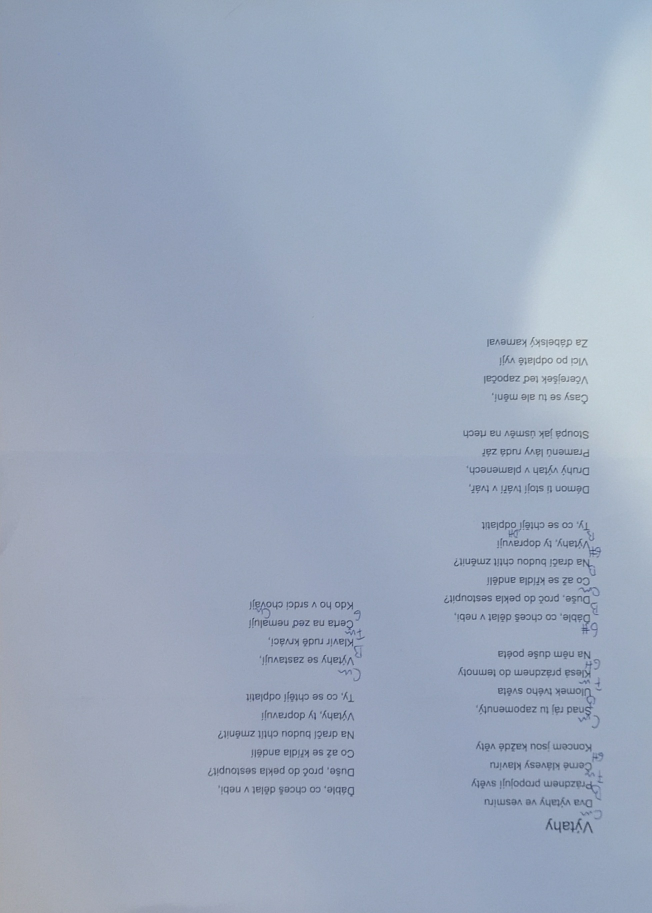
#> input picture parser/paper_transform/document_orient/tests/test_data/test_orient_00.jpg, 1304 x 1826 px (shown at 1/2 size)
$ python -i orient_by_text.py   (imports and definitions only)
#> lines starting #> are read from the running program, lines starting #| are printed output that depends on the picture
"""
Text-based orientation detection for documents
"""

import cv2
import numpy as np
import re
from typing import Tuple, Optional, Literal


from typing import Optional, Tuple
import numpy as np

def orient_by_text(image: np.ndarray, debug: bool = False) -> Optional[Tuple[np.ndarray, int, float]]:
    """
    Try rotations (0/90/180/270) and pick the one with the best OCR-based score,
    but using image_to_string (faster).
    Returns (best_img, best_angle_degrees, best_score). None if no text found anywhere.
    """
    import pytesseract
    import cv2

    PSM = 11
    MAX_SIDE = 900

    # Optional speed: disable dictionaries (often faster for this "orientation" heuristic)
    EXTRA_CFG = "-c load_system_dawg=0 -c load_freq_dawg=0"
    CONFIG = f"--oem 3 --psm {PSM} {EXTRA_CFG}"
    # If you want language: add e.g.  LANG = "ces" and CONFIG = f"... -l {LANG} ..."
    # (but language can slow it a bit)

    def downscale(img: np.ndarray) -> np.ndarray:
        h, w = img.shape[:2]
        scale = min(1.0, MAX_SIDE / max(h, w))
        if scale < 1.0:
            img = cv2.resize(img, (int(w * scale), int(h * scale)), interpolation=cv2.INTER_AREA)
        return img

    def score_for(img_bgr: np.ndarray) -> float:
        img_small = downscale(img_bgr)
        gray = cv2.cvtColor(img_small, cv2.COLOR_BGR2GRAY)

        # light normalization (cheap, helps sometimes)
        gray = cv2.normalize(gray, None, 0, 255, cv2.NORM_MINMAX)

        txt = pytesseract.image_to_string(gray, config=CONFIG)
        txt = (txt or "").strip()

        if not txt:
            return float("-inf")

        # score = how "text-like" the output is
        letters = sum(ch.isalpha() for ch in txt)
        digits = sum(ch.isdigit() for ch in txt)
        spaces = sum(ch.isspace() for ch in txt)
        total = len(txt)

        # penalize garbage symbols a bit
        symbols = total - letters - digits - spaces
        return (letters + 0.3 * digits) - 0.7 * symbols

    rotations = [
        (0, image),
        (90, cv2.rotate(image, cv2.ROTATE_90_CLOCKWISE)),
        (180, cv2.rotate(image, cv2.ROTATE_180)),
        (270, cv2.rotate(image, cv2.ROTATE_90_COUNTERCLOCKWISE)),
    ]

    best_angle = None
    best_score = float("-inf")
    best_img = None

    for angle, img_rot in rotations:
        score = score_for(img_rot)
        if debug:
            print(f"  Angle {angle}°: score = {score}")
        if score > best_score:
            best_score = score
            best_angle = angle
            best_img = img_rot

    if best_angle is None or best_score == float("-inf"):
        return None

    return best_img, best_angle, best_score

>>> import cv2
>>> picture = cv2.imread('tests/test_data/test_orient_00.jpg')
#> picture is the input picture: shape (1826, 1304, 3); mean B, G, R 188.6, 168.7, 156.4
>>> result = orient_by_text(picture)
#> the loop in orient_by_text, `for angle, img_rot in rotations:` made 1 pass
#> angle on pass 1: 0
#> pass 1, in downscale, `img = cv2.resize(img, (int(w * scale), int(h * scale)), interpolation=..`:
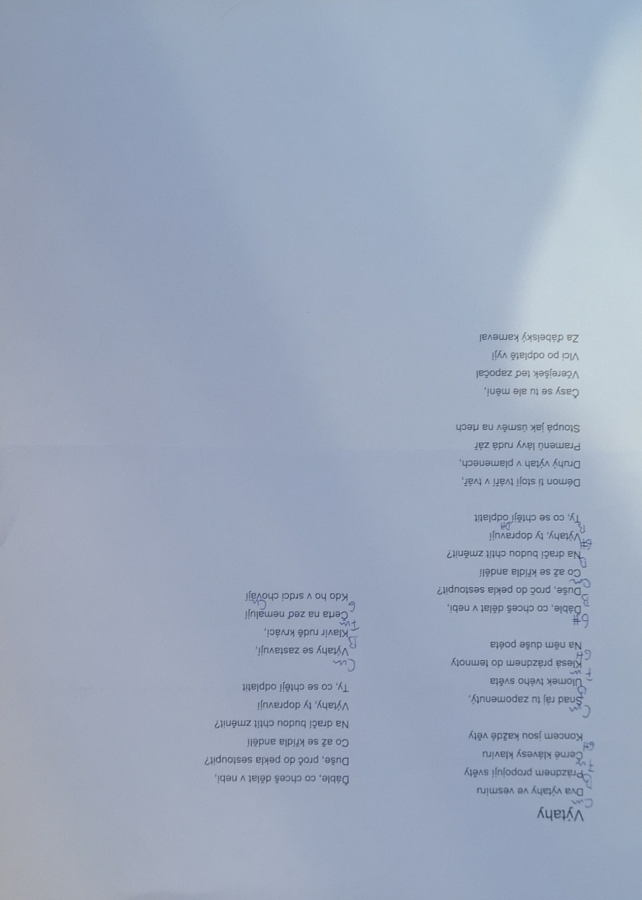
#> img: shape (900, 642, 3); mean of channels 0, 1, 2 188.6, 168.7, 156.4; drawn as B, G, R
#> pass 1, in score_for, `gray = cv2.cvtColor(img_small, cv2.COLOR_BGR2GRAY)`:
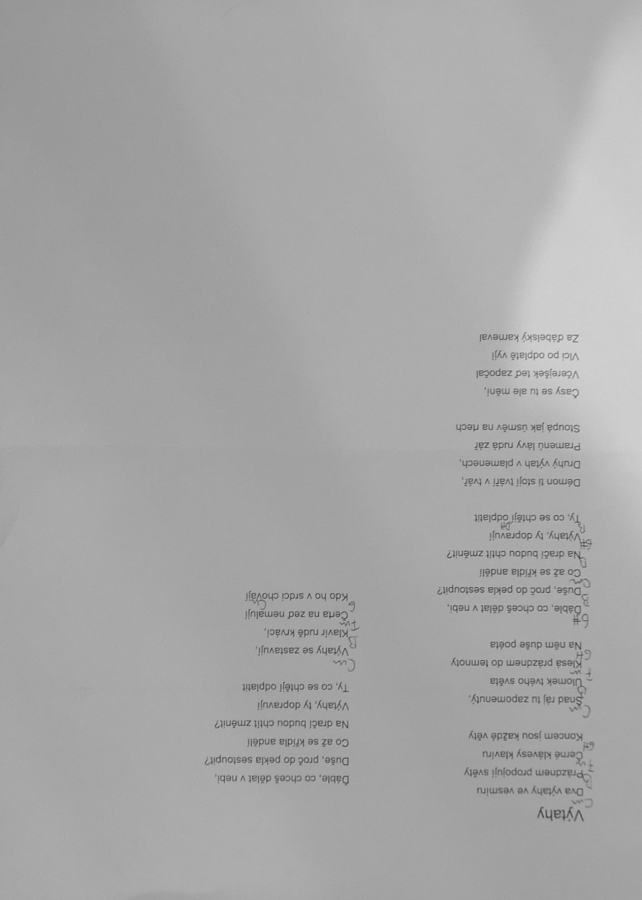
#> gray: shape (900, 642); min 66, max 215, mean 167.3
#> pass 1, in score_for, `gray = cv2.normalize(gray, None, 0, 255, cv2.NORM_MINMAX)`:
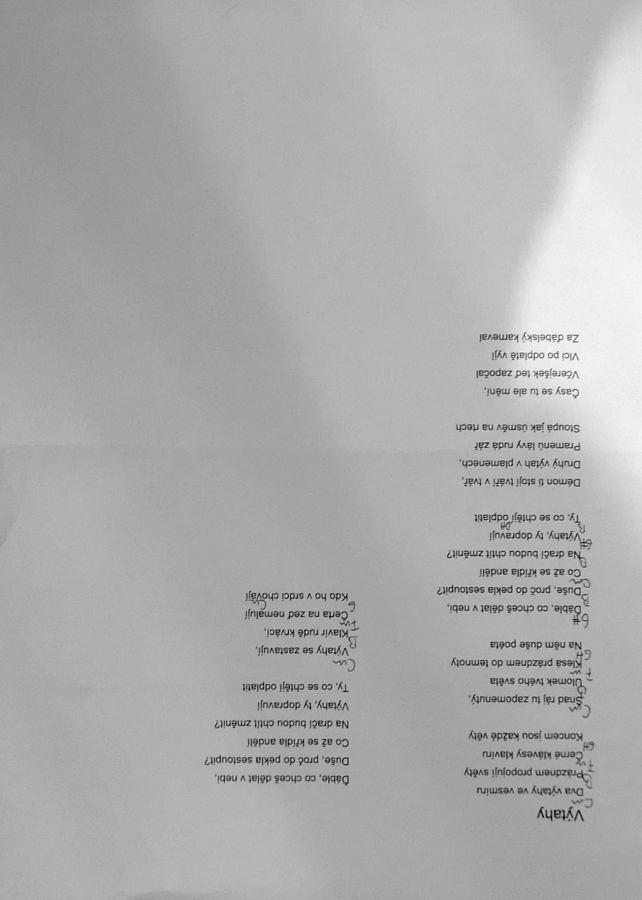
#> gray: shape (900, 642); min 0, max 255, mean 173.3
#> after the loop in orient_by_text, `for angle, img_rot in rotations:`: best_score = -inf
#> (the run stopped early here; a loop or call above may not have finished)

$ run again, on parser/paper_transform/document_orient/tests/test_data/test_orient_01.jpg
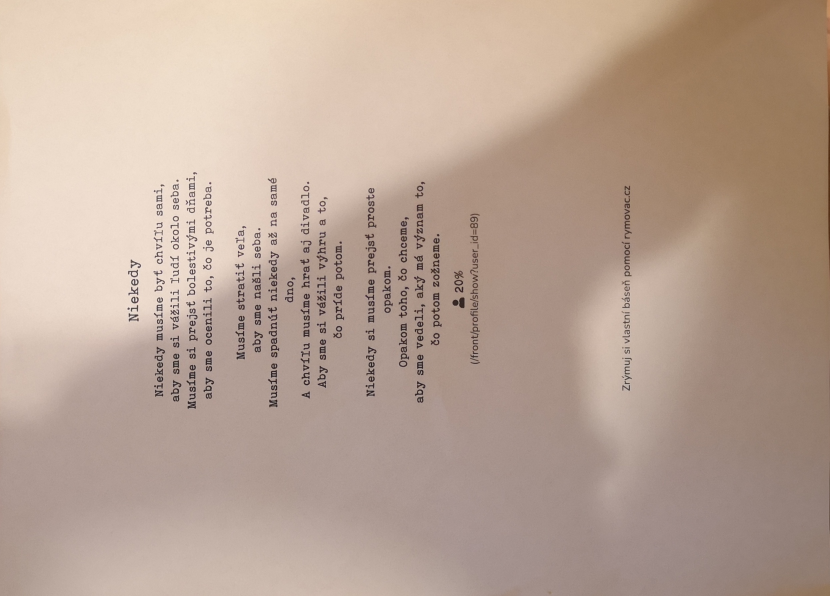
#> input picture parser/paper_transform/document_orient/tests/test_data/test_orient_01.jpg, 2489 x 1788 px (shown at 1/3 size)
#> picture is the input picture: shape (1788, 2489, 3); mean B, G, R 149.4, 163.7, 185.5
#> the loop in orient_by_text, `for angle, img_rot in rotations:` made 1 pass
#> angle on pass 1: 0
#> pass 1, in downscale, `img = cv2.resize(img, (int(w * scale), int(h * scale)), interpolation=..`:
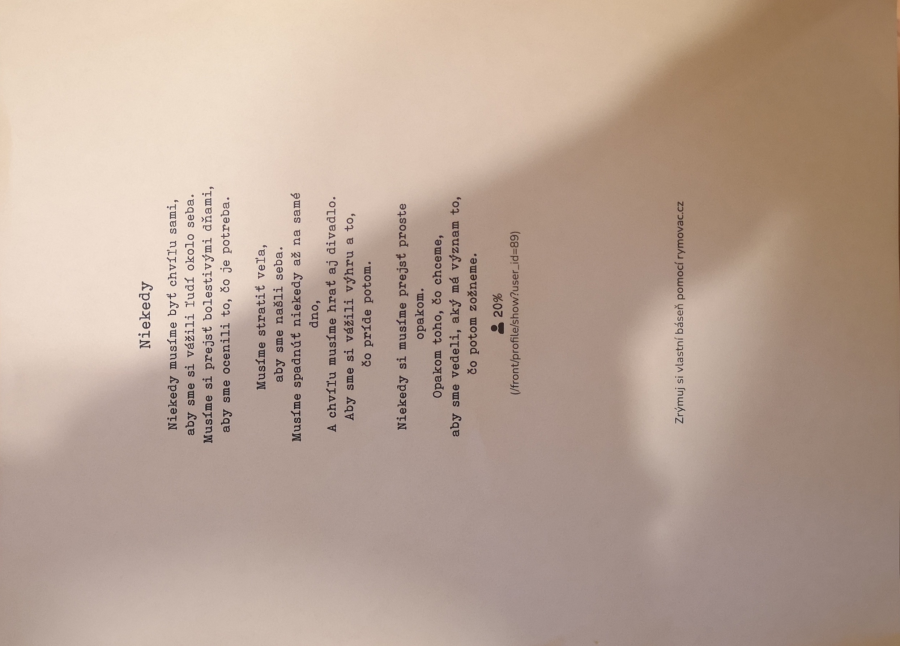
#> img: shape (646, 900, 3); mean of channels 0, 1, 2 149.4, 163.7, 185.5; drawn as B, G, R
#> pass 1, in score_for, `gray = cv2.cvtColor(img_small, cv2.COLOR_BGR2GRAY)`:
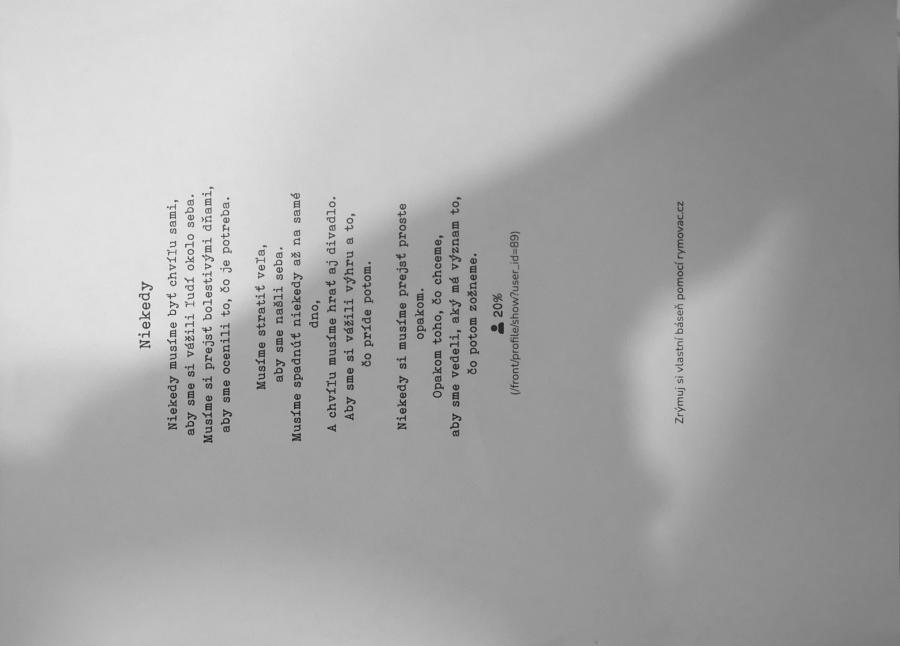
#> gray: shape (646, 900); min 32, max 233, mean 168.6
#> after the loop in orient_by_text, `for angle, img_rot in rotations:`: best_score = -inf

$ run again, on parser/paper_transform/document_orient/tests/test_data/test_orient_03.jpg
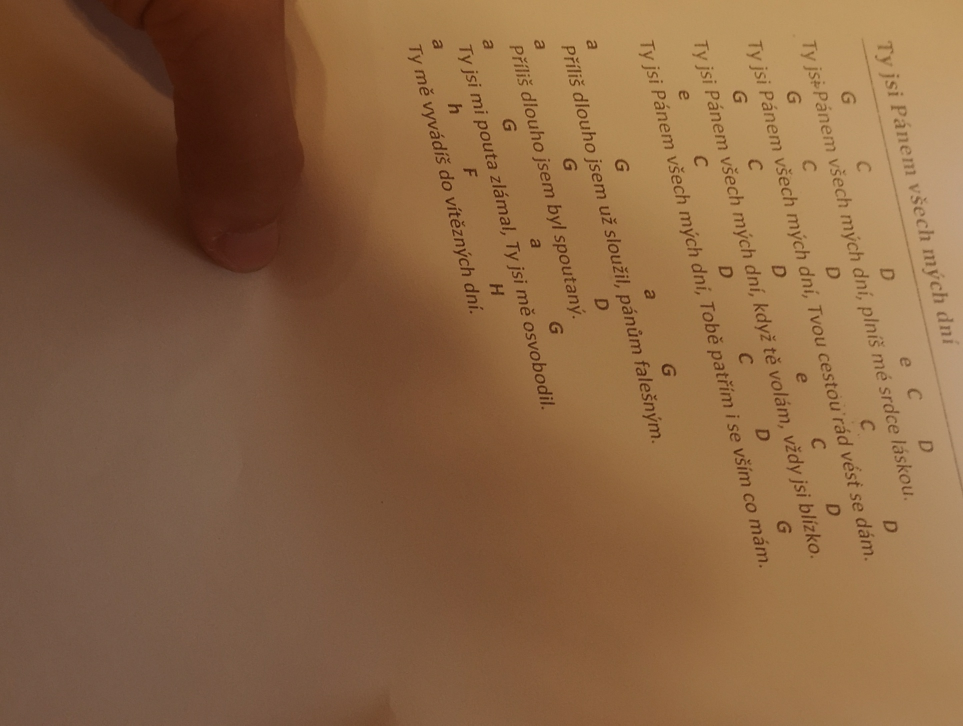
#> input picture parser/paper_transform/document_orient/tests/test_data/test_orient_03.jpg, 1926 x 1451 px (shown at 1/2 size)
#> picture is the input picture: shape (1451, 1926, 3); mean B, G, R 66.4, 99.7, 137.6
#> the loop in orient_by_text, `for angle, img_rot in rotations:` made 1 pass
#> angle on pass 1: 0
#> pass 1, in score_for, `gray = cv2.cvtColor(img_small, cv2.COLOR_BGR2GRAY)`:
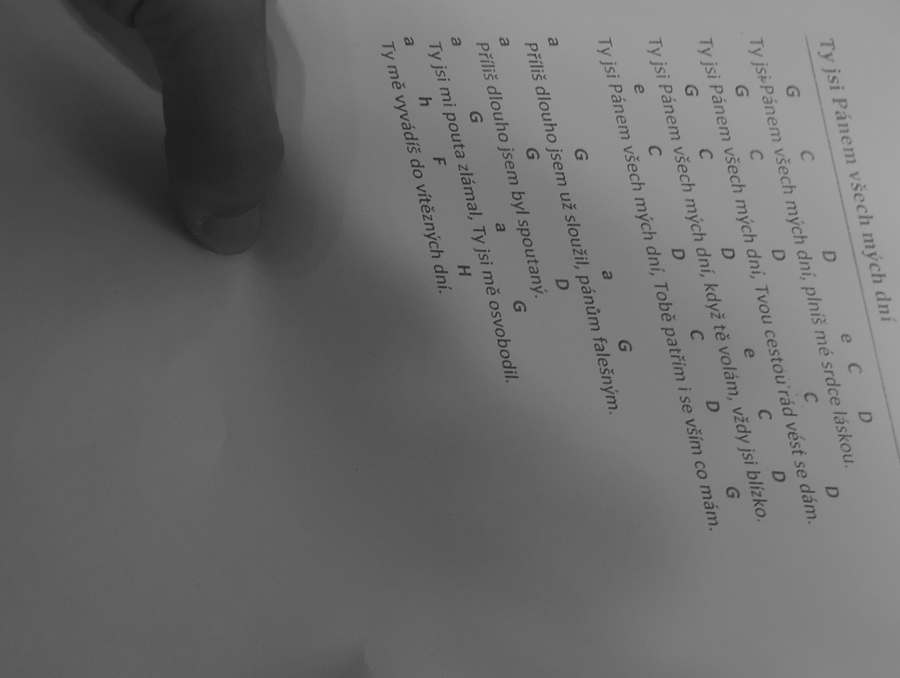
#> gray: shape (678, 900); min 23, max 165, mean 107.3
#> pass 1, in score_for, `gray = cv2.normalize(gray, None, 0, 255, cv2.NORM_MINMAX)`:
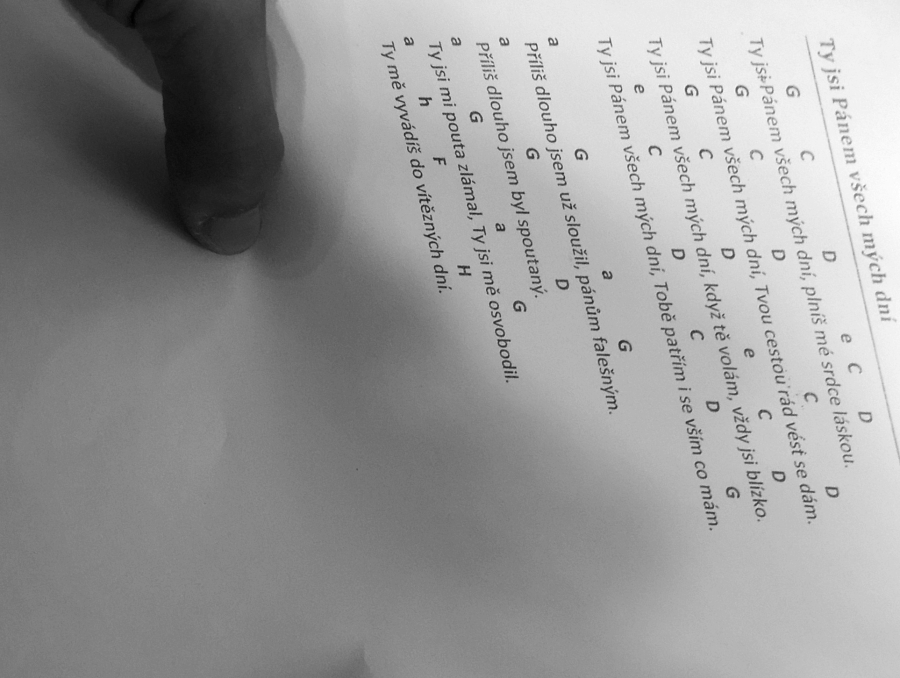
#> gray: shape (678, 900); min 0, max 255, mean 151.4
#> after the loop in orient_by_text, `for angle, img_rot in rotations:`: best_score = -inf
